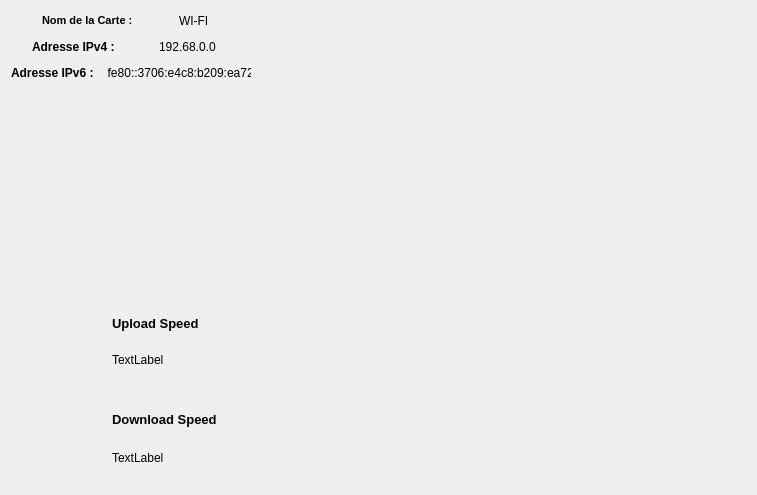
         <widget class="QWidget" name="WIFI_page">
          <layout class="QGridLayout" name="gridLayout_5">
           <item row="1" column="5" colspan="4">
            <spacer name="horizontalSpacer_15">
             <property name="orientation">
              <enum>Qt::Horizontal</enum>
             </property>
             <property name="sizeHint" stdset="0">
              <size>
               <width>270</width>
               <height>20</height>
              </size>
             </property>
            </spacer>
           </item>
           <item row="5" column="2" colspan="3">
            <layout class="QVBoxLayout" name="verticalLayout_8">
             <item>
              <widget class="QLabel" name="label_23">
               <property name="minimumSize">
                <size>
                 <width>107</width>
                 <height>16</height>
                </size>
               </property>
               <property name="maximumSize">
                <size>
                 <width>107</width>
                 <height>16</height>
                </size>
               </property>
               <property name="font">
                <font>
                 <pointsize>10</pointsize>
                 <weight>75</weight>
                 <bold>true</bold>
                </font>
               </property>
               <property name="text">
                <string>Download Speed</string>
               </property>
              </widget>
             </item>
             <item>
              <widget class="QLabel" name="download_speed">
               <property name="minimumSize">
                <size>
                 <width>87</width>
                 <height>13</height>
                </size>
               </property>
               <property name="maximumSize">
                <size>
                 <width>87</width>
                 <height>13</height>
                </size>
               </property>
               <property name="text">
                <string>TextLabel</string>
               </property>
              </widget>
             </item>
            </layout>
           </item>
           <item row="4" column="2" colspan="2">
            <layout class="QVBoxLayout" name="verticalLayout_7">
             <property name="spacing">
              <number>3</number>
             </property>
             <item>
              <widget class="QLabel" name="label_20">
               <property name="minimumSize">
                <size>
                 <width>87</width>
                 <height>16</height>
                </size>
               </property>
               <property name="maximumSize">
                <size>
                 <width>87</width>
                 <height>16</height>
                </size>
               </property>
               <property name="font">
                <font>
                 <pointsize>10</pointsize>
                 <weight>75</weight>
                 <bold>true</bold>
                </font>
               </property>
               <property name="text">
                <string>Upload Speed</string>
               </property>
              </widget>
             </item>
             <item>
              <widget class="QLabel" name="upload_speed">
               <property name="minimumSize">
                <size>
                 <width>87</width>
                 <height>13</height>
                </size>
               </property>
               <property name="maximumSize">
                <size>
                 <width>87</width>
                 <height>13</height>
                </size>
               </property>
               <property name="text">
                <string>TextLabel</string>
               </property>
              </widget>
             </item>
            </layout>
           </item>
           <item row="3" column="0" colspan="9">
            <widget class="MultipleGraph" name="wifi_plot" native="true">
             <property name="minimumSize">
              <size>
               <width>521</width>
               <height>201</height>
              </size>
             </property>
             <property name="maximumSize">
              <size>
               <width>1500</width>
               <height>221</height>
              </size>
             </property>
            </widget>
           </item>
           <item row="5" column="5">
            <spacer name="horizontalSpacer_20">
             <property name="orientation">
              <enum>Qt::Horizontal</enum>
             </property>
             <property name="sizeHint" stdset="0">
              <size>
               <width>67</width>
               <height>20</height>
              </size>
             </property>
            </spacer>
           </item>
           <item row="5" column="8">
            <spacer name="horizontalSpacer_18">
             <property name="orientation">
              <enum>Qt::Horizontal</enum>
             </property>
             <property name="sizeHint" stdset="0">
              <size>
               <width>68</width>
               <height>20</height>
              </size>
             </property>
            </spacer>
           </item>
           <item row="0" column="0" colspan="5">
            <layout class="QHBoxLayout" name="horizontalLayout_5">
             <item>
              <widget class="QLabel" name="label_11">
               <property name="minimumSize">
                <size>
                 <width>85</width>
                 <height>13</height>
                </size>
               </property>
               <property name="maximumSize">
                <size>
                 <width>100</width>
                 <height>13</height>
                </size>
               </property>
               <property name="font">
                <font>
                 <pointsize>8</pointsize>
                 <weight>75</weight>
                 <bold>true</bold>
                </font>
               </property>
               <property name="text">
                <string>Nom de la Carte :</string>
               </property>
              </widget>
             </item>
             <item>
              <widget class="QLabel" name="label_14">
               <property name="minimumSize">
                <size>
                 <width>41</width>
                 <height>13</height>
                </size>
               </property>
               <property name="maximumSize">
                <size>
                 <width>41</width>
                 <height>13</height>
                </size>
               </property>
               <property name="text">
                <string>WI-FI</string>
               </property>
              </widget>
             </item>
            </layout>
           </item>
           <item row="4" column="0" colspan="2">
            <widget class="QLabel" name="label_19">
             <property name="minimumSize">
              <size>
               <width>47</width>
               <height>30</height>
              </size>
             </property>
             <property name="maximumSize">
              <size>
               <width>47</width>
               <height>30</height>
              </size>
             </property>
             <property name="text">
              <string/>
             </property>
             <property name="pixmap">
              <pixmap resource="ressource.qrc">:/icons/line_dash.png</pixmap>
             </property>
             <property name="scaledContents">
              <bool>true</bool>
             </property>
            </widget>
           </item>
           <item row="5" column="6" colspan="2">
            <widget class="AnalogGaugeWidget" name="download_guage" native="true">
             <property name="minimumSize">
              <size>
               <width>120</width>
               <height>91</height>
              </size>
             </property>
             <property name="maximumSize">
              <size>
               <width>120</width>
               <height>91</height>
              </size>
             </property>
            </widget>
           </item>
           <item row="1" column="0" colspan="5">
            <layout class="QHBoxLayout" name="horizontalLayout_6">
             <item>
              <widget class="QLabel" name="label_15">
               <property name="minimumSize">
                <size>
                 <width>71</width>
                 <height>13</height>
                </size>
               </property>
               <property name="maximumSize">
                <size>
                 <width>100</width>
                 <height>13</height>
                </size>
               </property>
               <property name="font">
                <font>
                 <weight>75</weight>
                 <bold>true</bold>
                </font>
               </property>
               <property name="text">
                <string>Adresse IPv4 :</string>
               </property>
              </widget>
             </item>
             <item>
              <widget class="QLabel" name="address_v4">
               <property name="minimumSize">
                <size>
                 <width>54</width>
                 <height>13</height>
                </size>
               </property>
               <property name="maximumSize">
                <size>
                 <width>70</width>
                 <height>13</height>
                </size>
               </property>
               <property name="text">
                <string>192.68.0.0</string>
               </property>
              </widget>
             </item>
            </layout>
           </item>
           <item row="0" column="5" colspan="4">
            <spacer name="horizontalSpacer_14">
             <property name="orientation">
              <enum>Qt::Horizontal</enum>
             </property>
             <property name="sizeHint" stdset="0">
              <size>
               <width>270</width>
               <height>20</height>
              </size>
             </property>
            </spacer>
           </item>
           <item row="4" column="4" colspan="2">
            <spacer name="horizontalSpacer_19">
             <property name="orientation">
              <enum>Qt::Horizontal</enum>
             </property>
             <property name="sizeHint" stdset="0">
              <size>
               <width>117</width>
               <height>88</height>
              </size>
             </property>
            </spacer>
           </item>
           <item row="4" column="6" colspan="2">
            <widget class="AnalogGaugeWidget" name="upload_guage" native="true">
             <property name="minimumSize">
              <size>
               <width>120</width>
               <height>91</height>
              </size>
             </property>
             <property name="maximumSize">
              <size>
               <width>120</width>
               <height>91</height>
              </size>
             </property>
            </widget>
           </item>
           <item row="4" column="8">
            <spacer name="horizontalSpacer_17">
             <property name="orientation">
              <enum>Qt::Horizontal</enum>
             </property>
             <property name="sizeHint" stdset="0">
              <size>
               <width>68</width>
               <height>20</height>
              </size>
             </property>
            </spacer>
           </item>
           <item row="5" column="0">
            <widget class="QLabel" name="label_22">
             <property name="maximumSize">
              <size>
               <width>47</width>
               <height>30</height>
              </size>
             </property>
             <property name="text">
              <string/>
             </property>
             <property name="pixmap">
              <pixmap resource="ressource.qrc">:/icons/line_full.png</pixmap>
             </property>
             <property name="scaledContents">
              <bool>true</bool>
             </property>
            </widget>
           </item>
           <item row="2" column="0" colspan="5">
            <layout class="QHBoxLayout" name="horizontalLayout_7">
             <property name="spacing">
              <number>0</number>
             </property>
             <item>
              <widget class="QLabel" name="label_16">
               <property name="minimumSize">
                <size>
                 <width>90</width>
                 <height>13</height>
                </size>
               </property>
               <property name="maximumSize">
                <size>
                 <width>90</width>
                 <height>13</height>
                </size>
               </property>
               <property name="font">
                <font>
                 <weight>75</weight>
                 <bold>true</bold>
                </font>
               </property>
               <property name="text">
                <string>Adresse IPv6 :</string>
               </property>
              </widget>
             </item>
             <item>
              <widget class="QLabel" name="address_v6">
               <property name="minimumSize">
                <size>
                 <width>150</width>
                 <height>13</height>
                </size>
               </property>
               <property name="maximumSize">
                <size>
                 <width>150</width>
                 <height>13</height>
                </size>
               </property>
               <property name="text">
                <string>  fe80::3706:e4c8:b209:ea72</string>
               </property>
              </widget>
             </item>
            </layout>
           </item>
           <item row="2" column="5" colspan="4">
            <spacer name="horizontalSpacer_16">
             <property name="orientation">
              <enum>Qt::Horizontal</enum>
             </property>
             <property name="sizeHint" stdset="0">
              <size>
               <width>270</width>
               <height>20</height>
              </size>
             </property>
            </spacer>
           </item>
          </layout>
         </widget>
